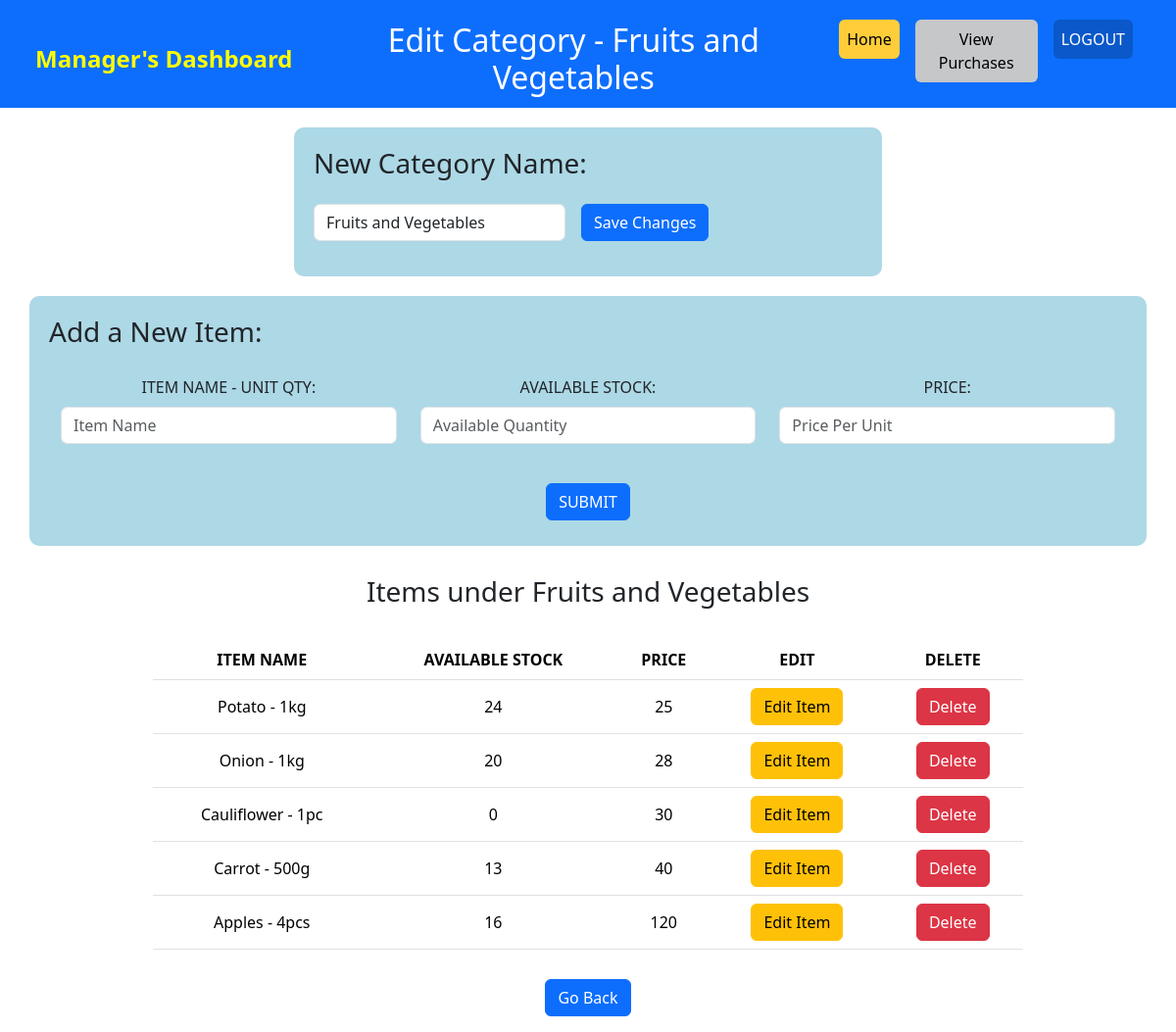
/manager/category/Fruits and Vegetables (signed in), run on the app's committed database.
### main.py (models this page shows)
class Category(db.Model):
    __tablename__ = 'category'
    category_id = db.Column(db.Integer, primary_key=True, autoincrement=True, nullable=False, unique=True)
    category_name = db.Column(db.String(40), nullable=False, unique=True)

class Items(db.Model):
    __tablename__='items'
    item_id = db.Column(db.Integer, primary_key=True, autoincrement=True, nullable=False, unique=True)
    category_id = db.Column(db.Integer, db.ForeignKey("category.category_id"), nullable=False)
    item_name = db.Column(db.String, nullable=False, unique=True)
    stock = db.Column(db.Integer, nullable=False)
    price = db.Column(db.Integer, nullable=False)

### main.py (the view, shortened to what this page needs)
@app.route('/manager/category/<category_name>', methods=['GET', 'POST'])
@login_required
def edit_category(category_name):
    category = Category.query.filter_by(category_name=category_name).first()
    items = Items.query.filter_by(category_id=category.category_id).all()
    return render_template("edit_category.html", category=category_name, items=items)

### main.py (called while the page is built)
@login_manager.user_loader
def load_user(user_id):
    return User.query.get(int(user_id))

### templates/edit_category.html (shortened to what this page needs)
<!DOCTYPE html>
<html lang="en">
<head>
    <link href="https://cdn.jsdelivr.net/npm/bootstrap@5.3.1/dist/css/bootstrap.min.css" rel="stylesheet">
    <link rel="stylesheet" href="../static/style.css">
</head>
<body>
    <nav class="navbar navbar-expand-lg navbar-dark bg-primary" style="padding: 20px 0px 10px;">
        <div class="container-fluid">
            <a class="navbar-brand" href="#" style="font-size: 24px; color:yellow; padding-left: 24px;"><b>Manager's Dashboard</b></a>
            <div class="collapse navbar-collapse" id="navbarNav">
                <h2 class="d-flex mx-auto my-2 my-lg-0" align="center" style="color: white;">Edit Category - {{ category }}</h2>
                <ul class="navbar-nav ml-auto">
                    <li class="nav-item">
                        <a class="btn btn-warning nav-link active" href="/manager" style="color: black;">Home</a>
                    </li>
                    <li class="nav-item">
                        <a class="nav-link" href="#"></a>
                    </li>
                    <li class="nav-item">
                        <a class="btn btn-light mb-3 nav-link active" aria-current="page" href="{{ url_for('purchases', managerid=current_user.id) }}" style="color: black;">View Purchases</a>
                      </li>
                    <li class="nav-item">
                        <a class="nav-link" href="#"></a>
                    </li>
                    <li class="nav-item">
                      <a class="btn btn-primary mb-3 nav-link active" aria-current="page" href="/logout">LOGOUT</a>
                    </li>
                    <li class="nav-item">
                        <a class="nav-link" href="#"></a>
                    </li>
                    <li class="nav-item">
                        <a class="nav-link" href="#"></a>
                    </li>
                </ul>
            </div>
        </div>
    </nav>
    <div class="c_name_edit">
        <div class="container">
            <form class="row g-3" method="POST" action="">
                <h3><label for="new_category_name">New Category Name:</label></h3><br>
                <div class="col-auto">
                    <input type="text" class="form-control" id="new_category_name" name="new_category_name" placeholder="Category Name" value="{{ category }}">
                </div>
                <div class="col-auto">
                    <button type="submit" class="btn btn-primary mb-3">Save Changes</button>
                </div>
            </form>
        </div>
    </div>
    <div class="new_item">
        <div class="container">
            <form class="row g-3" method="POST" action="">
                <h3>Add a New Item:</h3><br>
                <div class="container text-center">
                    <div class="row">
                        <div class="col">
                            <div class="mb-3">
                                <label for="item_name" class="form-label">ITEM NAME - UNIT QTY: </label>
                                <input type="text" class="form-control" id="item_name" name="item_name" placeholder="Item Name">
                              </div>
                        </div>
                        <div class="col">
                            <div class="mb-3">
                                <label for="stock" class="form-label">AVAILABLE STOCK:</label>
                                <input type="number" class="form-control" id="stock" name="stock" placeholder="Available Quantity">
                              </div>
                        </div>
                        <div class="col">
                            <div class="mb-3">
                                <label for="stock" class="form-label">PRICE:</label>
                                <input type="number" class="form-control" id="price" name="price" placeholder="Price Per Unit">
                              </div>
                        </div>
                    </div>
                    <div class="row">
                        <div class="col"></div>
                        <div class="col">
                            <br>
                            <div class="delete-button col-auto">
                                <button type="submit" class="btn btn-primary mb-3">SUBMIT</button>
                            </div>
                        </div>
                        <div class="col"></div>
                    </div>
                </div>
            </form>
        </div>
    </div>
    <div class="items text-center">
        <div class="container">
            {% if items %}
        <h3>Items under {{ category }}</h3><br>
        <table class="table">
            <tr>
                <th>ITEM NAME</th>
                <th>AVAILABLE STOCK</th>
                <th>PRICE</th>
                <th>EDIT</th>
                <th>DELETE</th>
            </tr>
            {% for item in items %}
            <tr>
                <td>{{ item.item_name }}</td>
                <td>{{ item.stock }}</td>
                <td>{{ item.price }}</td>
                <td>
                    <a href="{{ url_for('edit_item', category_name=category, item_id=item.item_id) }}" class="btn btn-warning">Edit Item</a>
                </td>
                <td>
                    <div class="col-auto">
                        <a href="{{ url_for('delete_item', i_id=item.item_id) }}" class="btn btn-danger">Delete</a>
                    </div>
                </td>
            </tr>
            {% endfor %}
        </table>
        {% endif %}
        </div>
    </div>
    <div class="save">
        <a href="/manager" class="btn btn-primary mb-3">Go Back</a>
    </div>
</body>
</html>

### templates/edit_category.html (style rules this page uses)
.c_name_edit .container { margin-top: 20px; margin-bottom: 20px; border-radius: 10px; padding: 20px 20px; width: 600px; background-color: lightblue; }
.new_item { margin-bottom: 20px; }
.new_item .container { border-radius: 10px; padding: 20px 20px 5px; width: 1200px; background-color: lightblue; }
.items { margin: 30px; }
.items .container { width: 80%; }
.items .container td { vertical-align: middle; }
.save { text-align: center; }

### data on the page
Category: category_name "Fruits and Vegetables"
Items: item_name "Potato - 1kg", stock "24", price "25"
Items: item_name "Onion - 1kg", stock "20", price "28"
Items: item_name "Cauliflower - 1pc", stock "0", price "30"
Items: item_name "Carrot - 500g", stock "13", price "40"
Items: item_name "Apples - 4pcs", stock "16", price "120"
